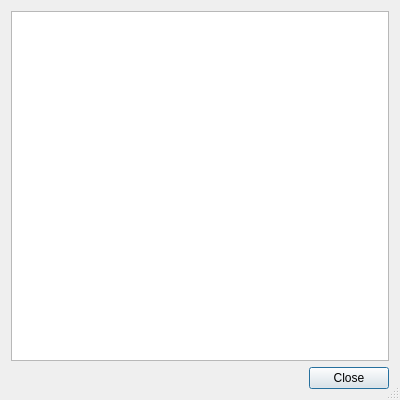
<?xml version="1.0" encoding="UTF-8"?>
<ui version="4.0">
 <class>HgQueuesListAllGuardsDialog</class>
 <widget class="QDialog" name="HgQueuesListAllGuardsDialog">
  <property name="geometry">
   <rect>
    <x>0</x>
    <y>0</y>
    <width>400</width>
    <height>400</height>
   </rect>
  </property>
  <property name="windowTitle">
   <string>List All Guards</string>
  </property>
  <property name="sizeGripEnabled">
   <bool>true</bool>
  </property>
  <layout class="QVBoxLayout" name="verticalLayout">
   <item>
    <widget class="QTreeWidget" name="guardsTree">
     <property name="toolTip">
      <string>Show all guards of all patches</string>
     </property>
     <property name="alternatingRowColors">
      <bool>true</bool>
     </property>
     <property name="selectionMode">
      <enum>QAbstractItemView::NoSelection</enum>
     </property>
     <property name="headerHidden">
      <bool>true</bool>
     </property>
     <column>
      <property name="text">
       <string notr="true">1</string>
      </property>
     </column>
    </widget>
   </item>
   <item>
    <widget class="QDialogButtonBox" name="buttonBox">
     <property name="orientation">
      <enum>Qt::Horizontal</enum>
     </property>
     <property name="standardButtons">
      <set>QDialogButtonBox::Close</set>
     </property>
    </widget>
   </item>
  </layout>
 </widget>
 <tabstops>
  <tabstop>guardsTree</tabstop>
  <tabstop>buttonBox</tabstop>
 </tabstops>
 <resources/>
 <connections>
  <connection>
   <sender>buttonBox</sender>
   <signal>accepted()</signal>
   <receiver>HgQueuesListAllGuardsDialog</receiver>
   <slot>accept()</slot>
   <hints>
    <hint type="sourcelabel">
     <x>248</x>
     <y>254</y>
    </hint>
    <hint type="destinationlabel">
     <x>157</x>
     <y>274</y>
    </hint>
   </hints>
  </connection>
  <connection>
   <sender>buttonBox</sender>
   <signal>rejected()</signal>
   <receiver>HgQueuesListAllGuardsDialog</receiver>
   <slot>reject()</slot>
   <hints>
    <hint type="sourcelabel">
     <x>316</x>
     <y>260</y>
    </hint>
    <hint type="destinationlabel">
     <x>286</x>
     <y>274</y>
    </hint>
   </hints>
  </connection>
 </connections>
</ui>
